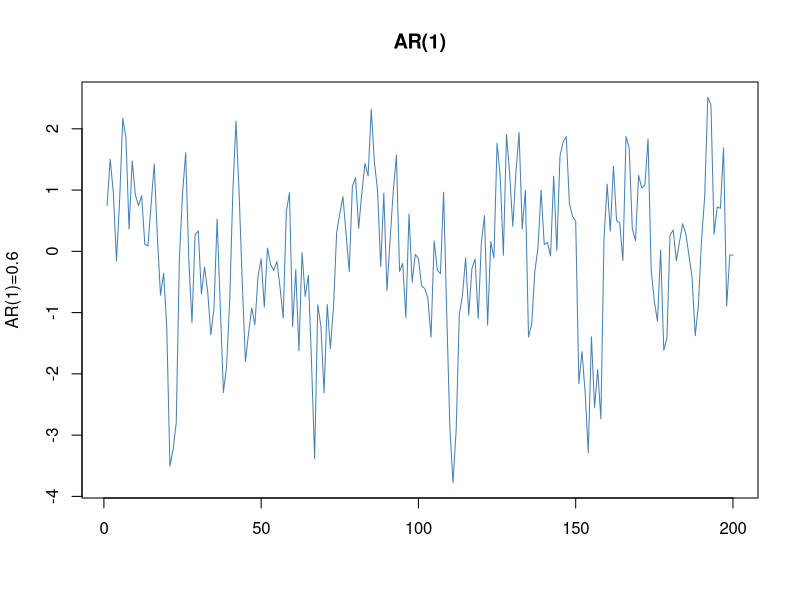
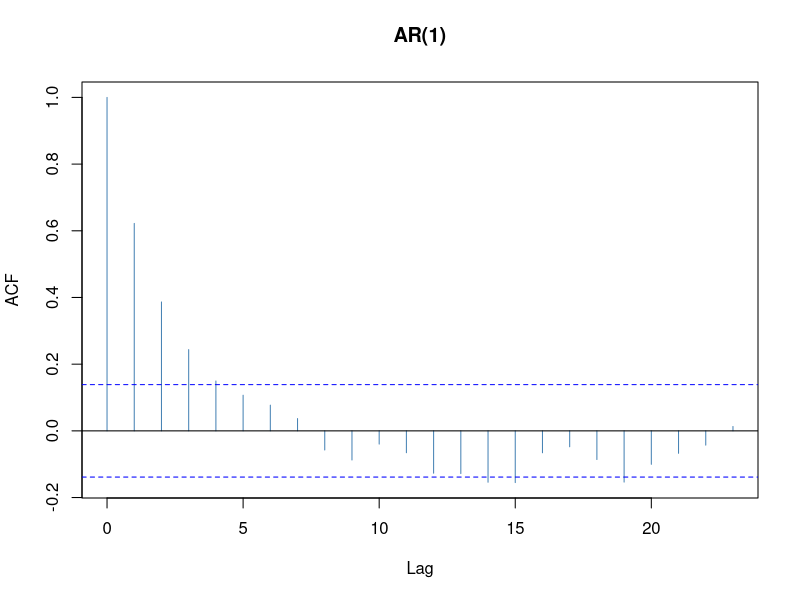
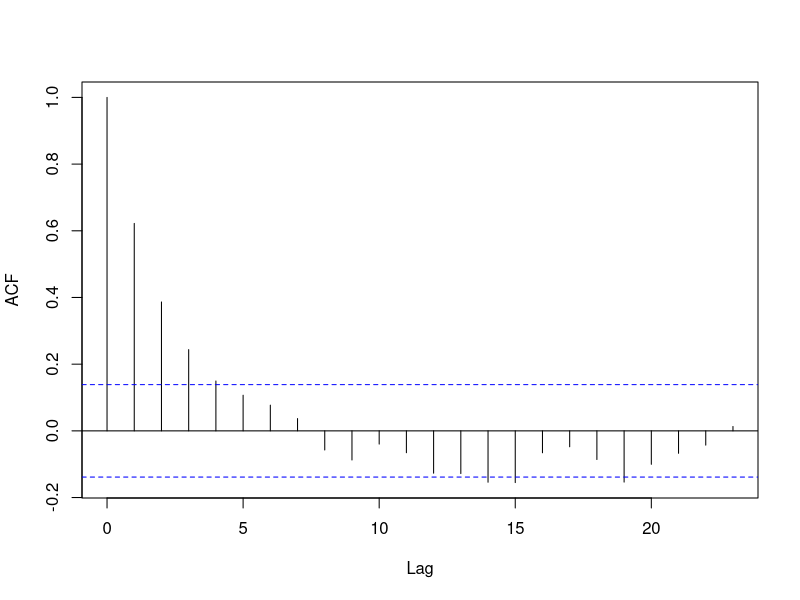

These figures' R source, in order:
set.seed(123456)
nn=200
arl_sim = ts(arima.sim(list(order = c(1,0,0),ar = 0.6),n = nn))
plot(arl_sim,main = "AR(1)",xlab='',ylab = 'AR(1)=0.6',col = 'steelblue')
acf(arl_sim,main = 'AR(1)',col = 'steelblue')
acf(arl_sim,main = '')
